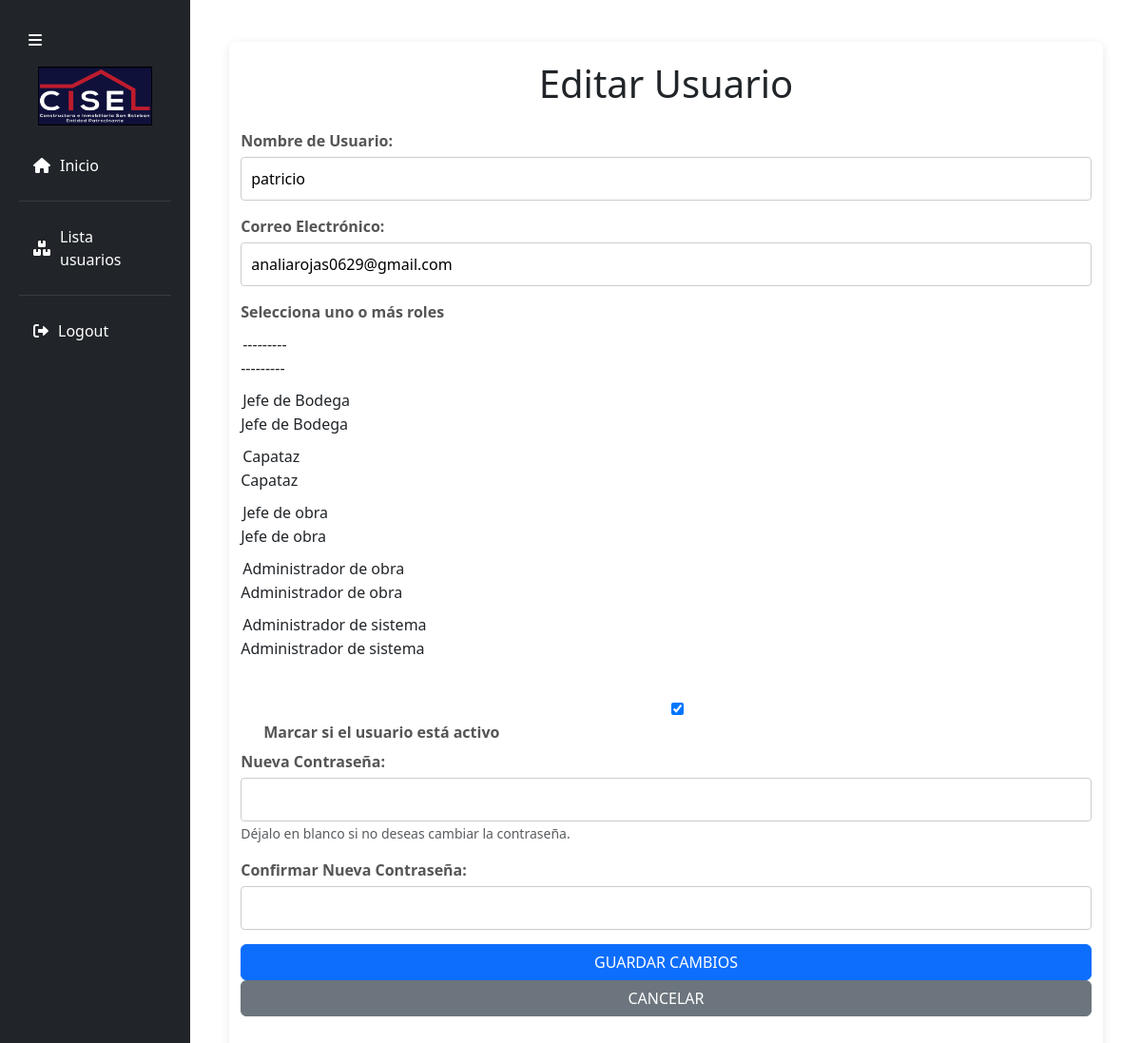
/usuarios/editar/10/ (signed in), run on the app's committed database.
### Polls/models.py (models this page shows, shortened)
class CustomUser(AbstractUser):
    roles = models.ManyToManyField(Role,  related_name='users')

class Role(models.Model):
    name = models.CharField(max_length=50)
    def __str__(self):
        return self.name

### Polls/views.py (the view)
# urls.py: path('usuarios/editar/<int:user_id>/', views.editar_usuario, name='editar_usuario'),
@login_required
def editar_usuario(request, user_id):
    user = get_object_or_404(CustomUser, pk=user_id)
    if request.method == 'POST':
        form = CustomUserForm(request.POST, instance=user)
        if form.is_valid():
            form.save()
            return redirect('lista_usuarios')
    else:
        form = CustomUserForm(instance=user)
    return render(request, 'Modulo_administrador/menu_administrador/editar_user.html', {'form': form})

### Polls/forms.py (shortened to what this page needs)
class CustomUserForm(forms.ModelForm):
    roles = forms.ModelChoiceField(
        queryset=Role.objects.all(),
        widget=forms.Select,
        required=True,
        label="Selecciona un rol",
    )
    class Meta:
        model = CustomUser
        fields = ['username', 'email', 'roles', 'is_active', 'new_password', 'confirm_password']
    new_password = forms.CharField(
        widget=forms.PasswordInput,
        required=False,
        label="Nueva Contraseña",
        help_text="Déjalo en blanco si no deseas cambiar la contraseña."
    )
    confirm_password = forms.CharField(
        widget=forms.PasswordInput,
        required=False,
        label="Confirmar Nueva Contraseña"
    )

### Polls/context_processors.py (called while the page is built)
def role_context(request):
    user = request.user
    if user.is_authenticated:
        return {
            'can_access_ticket': user.roles.filter(id=JEFE_BODEGA).exists() or user.roles.filter(id=JEFE_OBRA).exists(),
            'can_access_inventario': user.roles.filter(id=JEFE_BODEGA).exists() or user.roles.filter(id=JEFE_OBRA).exists(),
            'can_access_reportes': user.roles.filter(id=ADMINISTRADOR_OBRA).exists(),
            'is_administrador_obra': user.roles.filter(id=ADMINISTRADOR_OBRA).exists(),
        }
    return {}

### Polls/templates/Modulo_administrador/menu_administrador/editar_user.html (shortened to what this page needs)
{% extends 'Modulo_administrador/base/base_admin.html' %}
{% load static %}
{% block content %}
<div class="container mt-4">
    <h1 class="mb-4">Editar Usuario</h1>
    <form method="post" class="edit-user-form" novalidate>
        <div class="form-group form-user">
            <label for="username">Nombre de Usuario:</label>
            {{ form.username }}
        </div>
        <div class="form-group form-user">
            <label for="email">Correo Electrónico:</label>
            {{ form.email }}
        </div>
        <div class="form-group form-user">
            <label>Selecciona uno o más roles</label>
            <div class="checkbox-container">
                {% for role in form.roles %}
                    <div class="checkbox-item">
                        {{ role.tag }} {{ role.choice_label }}
                    </div>
                {% endfor %}
            </div>
        </div>
        <div class="form-group form-check form-user">
            {{ form.is_active }}
            <label class="form-check-label" for="is_active">Marcar si el usuario está activo</label>
        </div>
        <div class="form-group form-user">
            <label for="new_password">Nueva Contraseña:</label>
            {{ form.new_password }}
            <small class="form-text text-muted">Déjalo en blanco si no deseas cambiar la contraseña.</small>
        </div>
        <div class="form-group form-user">
            <label for="confirm_password">Confirmar Nueva Contraseña:</label>
            {{ form.confirm_password }}
        </div>
        <button type="submit" class="btn btn-primary">Guardar Cambios</button>
        <a href="{% url 'lista_usuarios' %}" class="btn btn-secondary">Cancelar</a>
    </form>
</div>
{% endblock %}

### Polls/static/css/style.css (style rules this page uses)
:root { --white-color: #fff; --blue-color: #4070f4; --grey-color: #707070; --grey-color-light: #aaa; --light-gray: #c6c6c9; --dark-blue: #0d143b; --red: #ba1c2c; --gray: #6c6d7e; --black: #040406; --brown: #5f2742; --blue-gray: #393b5b; --silver: #ffffff; }
body { font-family: "Poppins", sans-serif; margin: 0; padding: 0; background-color: #f5f5f5; color: #343a40; }
h1 { text-align: center; margin-bottom: 30px; color: var(--dark-blue); }
.form-group { margin-bottom: 20px; }
.form-group label { display: block; margin-bottom: 5px; color: var(--black); }
.btn { padding: 10px 20px; border-radius: 5px; text-transform: uppercase; cursor: pointer; }
.btn-primary { background-color: #4070f4; }
form { margin-bottom: 20px; }
.form-group { margin-bottom: 15px; }
.form-group label { display: block; margin-bottom: 5px; font-weight: bold; color: #555; }
.form-group input, .form-group select { width: 100%; padding: 10px; border: 1px solid #ccc; border-radius: 4px; box-sizing: border-box; }
.btn { background-color: #007bff; color: white; padding: 10px 20px; border: none; border-radius: 4px; cursor: pointer; font-size: 16px; transition: background-color 0.3s; }
body { background-color: #f7f8fa; font-family: "Arial", sans-serif; }
.btn-primary { background-color: #00468b; border: none; border-radius: 25px; padding: 10px; font-size: 16px; width: 100%; }
.container { max-width: 650px; margin: 50px auto; padding: 20px; }
.form-check { display: flex; align-items: center; margin-top: 20px; }
.form-check-label { font-weight: 500; color: #333; }
.container { max-width: 600px; margin: 50px auto; }

### Polls/static/css/admin_style.css (style rules this page uses)
body { font-family: Arial, sans-serif; background-color: #f4f4f4; margin: 0; padding: 20px; }
h1 { text-align: center; color: #333; margin-bottom: 20px; }
.container { max-width: 900px; margin: auto; padding: 20px; background: #fff; border-radius: 8px; box-shadow: 0 2px 10px rgba(0, 0, 0, 0.1); }
.edit-user-form { display: flex; flex-direction: column; }
.form-user { margin-bottom: 15px; }
.form-user label { font-weight: bold; }
.btn-secondary { background-color: #6c757d; color: white; border: none; padding: 10px 15px; border-radius: 4px; cursor: pointer; }
.checkbox-container { display: flex; flex-direction: column; }
.checkbox-item { margin: 5px 0; }

### data on the page
CustomUser: username "patricio", email "analiarojas0629@gmail.com", is_active "☑"
Role: choice_label "Jefe de Bodega"
Role: choice_label "Capataz"
Role: choice_label "Jefe de obra"
Role: choice_label "Administrador de obra"
Role: choice_label "Administrador de sistema"

### other printed values
{{ role.choice_label }} "---------"
